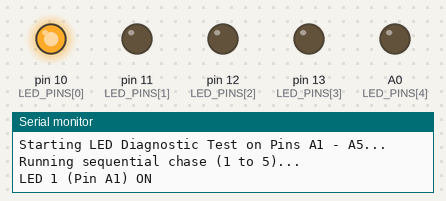
A sketch run on a simulated Arduino Uno, built with avr-gcc and run on an emulated ATmega328P. Parts: output pins drawn as LEDs (lit = HIGH), the last lines printed to the serial monitor.

Above: at 0.2 s.
At 1.0 s:
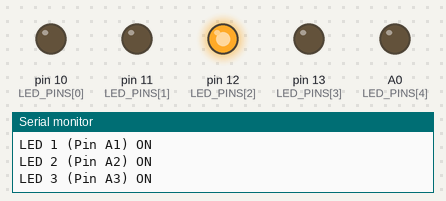
At 1.8 s:
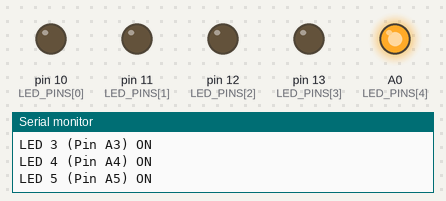
At 3.9 s:
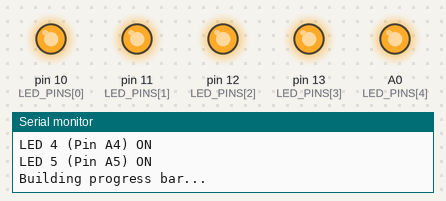
At 6.7 s:
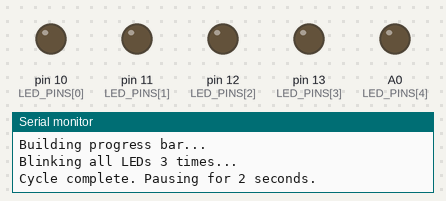
At 9.2 s:
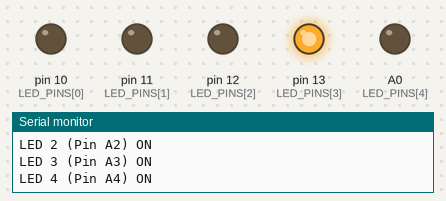
Timing chart, 0 to 10.1 s (numbered marks = the images above):
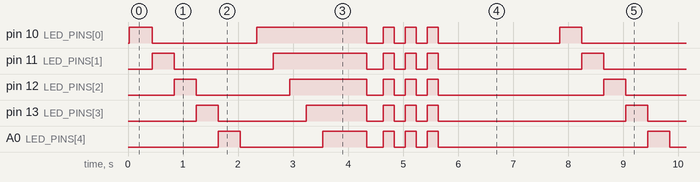

Measured:
- by itself, A0 (LED_PINS[4]): repeats every 7.8 s: LOW 1.5 s, HIGH 0.80 s, LOW 0.30 s, 2 × (HIGH 0.20 s, LOW 0.20 s), HIGH 0.20 s, LOW 3.8 s, HIGH 0.40 s
- by itself, pin 10 (LED_PINS[0]): repeats every 7.8 s: LOW 1.9 s, HIGH 2.0 s, LOW 0.30 s, 2 × (HIGH 0.20 s, LOW 0.20 s), HIGH 0.20 s, LOW 2.2 s, HIGH 0.40 s
- by itself, everything shown: repeats every 7.8 s, in 18 steps

The sketch:

led_test.ino
```cpp
// ==========================================
// 5-LED DIAGNOSTIC TEST SKETCH (Pins A1 - A5)
// ==========================================

const int LED_PINS[] = {10, 11, 12, 13, A0};
const int NUM_LEDS = 5;

void setup() {
  Serial.begin(9600);
  Serial.println("Starting LED Diagnostic Test on Pins A1 - A5...");

  // Initialize all 5 analog pins as digital outputs and turn them off
  for (int i = 0; i < NUM_LEDS; i++) {
    pinMode(LED_PINS[i], OUTPUT);
    digitalWrite(LED_PINS[i], LOW);
  }
}

void loop() {
  // Test 1: Sequential Chase (One LED at a time)
  Serial.println("Running sequential chase (1 to 5)...");
  for (int i = 0; i < NUM_LEDS; i++) {
    digitalWrite(LED_PINS[i], HIGH);
    Serial.print("LED ");
    Serial.print(i + 1);
    Serial.print(" (Pin A");
    Serial.print(i + 1);
    Serial.println(") ON");
    delay(400);
    digitalWrite(LED_PINS[i], LOW);
  }
  delay(300);

  // Test 2: Progress Bar Fill-Up (1 by 1 ON, then all OFF)
  Serial.println("Building progress bar...");
  for (int i = 0; i < NUM_LEDS; i++) {
    digitalWrite(LED_PINS[i], HIGH);
    delay(300);
  }
  delay(500);

  for (int i = 0; i < NUM_LEDS; i++) {
    digitalWrite(LED_PINS[i], LOW);
  }
  delay(300);

  // Test 3: Blink All LEDs Simultaneously (3 times)
  Serial.println("Blinking all LEDs 3 times...");
  for (int b = 0; b < 3; b++) {
    for (int i = 0; i < NUM_LEDS; i++) {
      digitalWrite(LED_PINS[i], HIGH);
    }
    delay(200);
    for (int i = 0; i < NUM_LEDS; i++) {
      digitalWrite(LED_PINS[i], LOW);
    }
    delay(200);
  }

  Serial.println("Cycle complete. Pausing for 2 seconds.\n");
  delay(2000);
}
```
